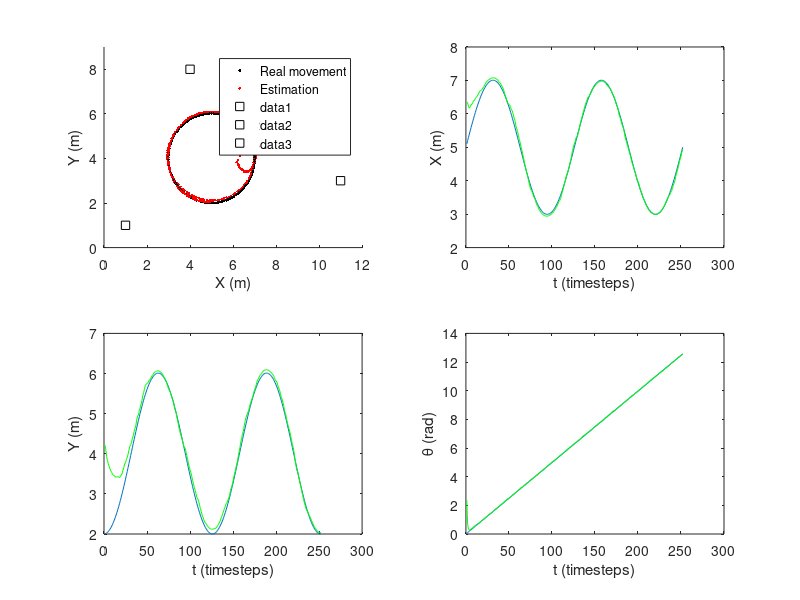

Write the MATLAB code that produced this figure.

% We define a circular path 
L_speed = 0.2;  % Linear speed 0.2 m/s
timestep = 0.5;  % Sensor data update rate
total_distance = 4*pi; %2m radius
step_number = ceil(total_distance/(L_speed*timestep));
A_speed = 2*pi/(step_number*timestep); % Angular speed

% Process noise variance  
Qd = 0.01*L_speed*timestep;
Qb = 0.02*A_speed*timestep;
Qk_1 = [Qd 0; 
        0 Qb];

for k = 1:2*step_number
    pathD(k) = L_speed*timestep;
    pathB(k) = A_speed*timestep;
    pathDNoise(k) = L_speed*timestep + sqrt(Qd)*randn;
    pathBNoise(k) = A_speed*timestep + sqrt(Qb)*randn;
end

% Inicialization
xini = 5;
yini = 2;
thetaini = 0;
Xrealk = [xini; yini; thetaini];
Xk = [6; 3; pi];

Pxini = 0.001;
Pyini = 0.001;
Pthetaini = 0.001;
Pk = [  Pxini 0 0;
        0 Pyini 0 ;
        0 0 Pthetaini];

% Measurements variance
R1 = 0.001;
R2 = 0.001;
R3 = 0.001;
Rk = [  R1 0 0;
        0 R2 0;
        0 0 R3];

% Landmark positions
t1x = 4;
t1y = 8;
t2x = 1;
t2y = 1;
t3x = 11;
t3y = 3;

% Algorithm
Ktotal = zeros(3);      
for l = 1:length(pathD)
    % For the simulation only
    XrealkAUX = Xrealk;
    
    % Real movement of the robot
    Xrealk(1) = XrealkAUX(1) + pathD(l)*cos(XrealkAUX(3)+(pathB(l)/2));
    Xrealk(2) = XrealkAUX(2) + pathD(l)*sin(XrealkAUX(3)+(pathB(l)/2));
    Xrealk(3) = XrealkAUX(3) + pathB(l);
    Xreal(:,l) = Xrealk;  % To keep track of the path 

    % Landmark observation
    Zk = [(atan2(t1y-Xrealk(2),t1x-Xrealk(1)) - Xrealk(3) + sqrt(R1)*randn);
          (atan2(t2y-Xrealk(2),t2x-Xrealk(1)) - Xrealk(3) + sqrt(R2)*randn);
          (atan2(t3y-Xrealk(2),t3x-Xrealk(1)) - Xrealk(3) + sqrt(R3)*randn)];
          
    % To make notation easier and more compact
    Uk = [pathDNoise(l); pathBNoise(l)];

    % Nw cycle, k-1 = k.
    Xk_1 = Xk;
    Pk_1 = Pk;
    
    % Prediction of the state
    X_k = [(Xk_1(1) + Uk(1)*cos(Xk_1(3)+(Uk(2)/2)));
           (Xk_1(2) + Uk(1)*sin(Xk_1(3)+(Uk(2)/2)));
           (Xk_1(3) + Uk(2))];
    
    %%FIXME
    Ak =    [1, 0, -Uk(1)*sin(Uk(2)/2 + Xk_1(3));
             0, 1,  Uk(1)*cos(Uk(2)/2 + Xk_1(3));
             0, 0,                     1];
    %%FIXME
    Bk = [  cos(Uk(2)/2 + Xk_1(3)), -(Uk(1)*sin(Uk(2)/2 + Xk_1(3)))/2;
            sin(Uk(2)/2 + Xk_1(3)),  (Uk(1)*cos(Uk(2)/2 + Xk_1(3)))/2;
                                 0,                         1];
    
    %Ak = jacobian(X_k, [Xk_1(1), Xk_1(2), Xk_1(3)]);  
    %Bk = jacobian(X_k, [Uk(1), Uk(2)]);  
    
    P_k = Ak*Pk_1*((Ak)') + Bk*Qk_1*((Bk)');

    % Prediction of the measurement
    Zk_ = [(atan2(t1y-X_k(2),t1x-X_k(1)) - X_k(3));
          (atan2(t2y-X_k(2),t2x-X_k(1)) - X_k(3));
          (atan2(t3y-X_k(2),t3x-X_k(1)) - X_k(3))];
    
    Hk = [  -(imag(X_k(1)) + real(X_k(2)) - 8)/((imag(X_k(1)) + real(X_k(2)) - 8)^2 + (imag(X_k(2)) - real(X_k(1)) + 4)^2),   -(imag(X_k(2)) - real(X_k(1)) + 4)/((imag(X_k(1)) + real(X_k(2)) - 8)^2 + (imag(X_k(2)) - real(X_k(1)) + 4)^2), -1;
            -(imag(X_k(1)) + real(X_k(2)) - 1)/((imag(X_k(1)) + real(X_k(2)) - 1)^2 + (imag(X_k(2)) - real(X_k(1)) + 1)^2),   -(imag(X_k(2)) - real(X_k(1)) + 1)/((imag(X_k(1)) + real(X_k(2)) - 1)^2 + (imag(X_k(2)) - real(X_k(1)) + 1)^2), -1;
            -(imag(X_k(1)) + real(X_k(2)) - 3)/((imag(X_k(1)) + real(X_k(2)) - 3)^2 + (imag(X_k(2)) - real(X_k(1)) + 11)^2), -(imag(X_k(2)) - real(X_k(1)) + 11)/((imag(X_k(1)) + real(X_k(2)) - 3)^2 + (imag(X_k(2)) - real(X_k(1)) + 11)^2), -1];
    %Hk = jacobian(ZK_, [X_k(1), X_k(2), X_k(3)]);
    
    % Comparison
    Yk = Zk-Zk_; %innovation matrix
    for r=1:3
        if Yk(r)>pi
            Yk(r) = Yk(r) - 2*pi;
        end
        if Yk(r)<(-pi)
            Yk(r) = Yk(r) + 2*pi;
        end
    end
    Sk = Hk*P_k*((Hk)') + Rk;
    Wk = P_k*((Hk)')*inv(Sk);

    % Correction
    Xk = X_k + Wk*Yk; %%FIXME
    Pk = (eye(3) - Wk*Hk)*Pk;  %%FIXME
    
    %To store the result
    Xestimated(:,l) = Xk;
end 

% Drawing
figure(1);
subplot(2,2,1);
axis([0 12 0 9])
hold on

for m = 1:length(pathD)
    plot(Xreal(1,m),Xreal(2,m),'.k', Xestimated(1,m),Xestimated(2,m),'.r');
end
legend('Real movement','Estimation')

% Landmarks
plot(t1x,t1y,'sk');
plot(t2x,t2y,'sk');
plot(t3x,t3y,'sk');
xlabel ('X (m)')
ylabel ('Y (m)')

subplot(2,2,2);
plot(Xreal(1,:));
hold on
plot(Xestimated(1,:),'g');
xlabel ('t (timesteps)')
ylabel ('X (m)')

subplot(2,2,3);
plot(Xreal(2,:));
hold on
plot(Xestimated(2,:),'g');
xlabel ('t (timesteps)')
ylabel ('Y (m)')

subplot(2,2,4);
plot(Xreal(3,:));
hold on
plot(Xestimated(3,:),'g');
xlabel ('t (timesteps)')
ylabel ('\theta (rad)')
hold off

pause
close all
clear all

